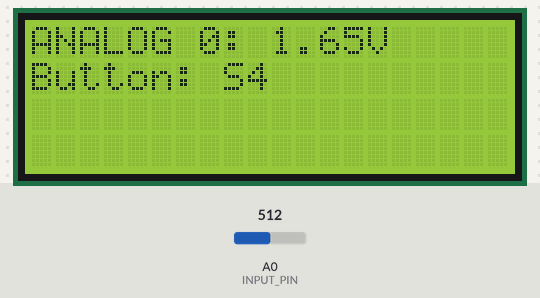
Simulated run of this sketch. Board: Arduino Uno, built with avr-gcc and run on an emulated ATmega328P. Shown: 20×4 character LCD. The inputs (shaded band) are chosen by the test bench; at power-on: A0 (INPUT_PIN) = 512.

Above: at 1.2 s.
1.3 s: A0 (INPUT_PIN) set to 490
At 2.2 s:
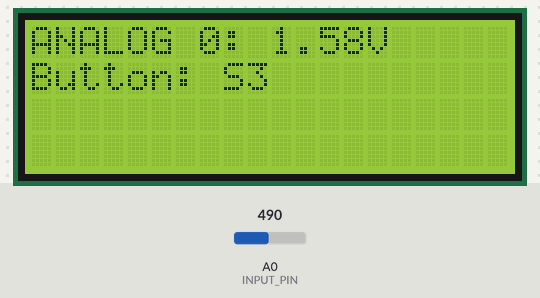
3.0 s: A0 (INPUT_PIN) set to 510
At 3.17 s:
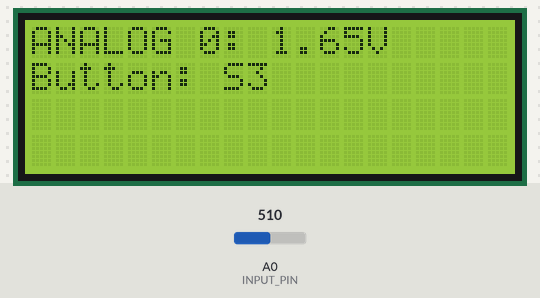
4.7 s: A0 (INPUT_PIN) set to 306
At 5.7 s:
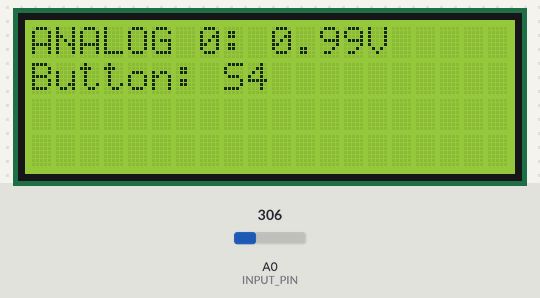
Timing chart, 0 to 7.7 s (numbered marks = the images above; inputs shaded):
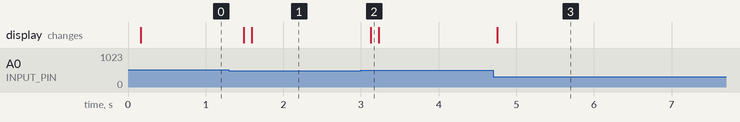

The sketch:

aufgabe_5.ino
```cpp
// Include LCD functions:
#include <LiquidCrystal.h>

// LCD Connection
#define R_S 8
#define E   9
#define DB4 10
#define DB5 11
#define DB6 12
#define DB7 13

// LCD Defines
#define NUM_CHAR 20
#define NUM_LINES 4

// Global variables
#define INPUT_PIN A0
#define REFERENCE_VOLTAGE 3.3

// Define the LCD screen
LiquidCrystal lcd(R_S, E, DB4, DB5, DB6, DB7);

void setup(){
  // LCD has 4 lines with 20 chars
  lcd.begin(NUM_CHAR, NUM_LINES);
}

void loop(){

  lcd.setCursor(0, 0);
  lcd.print("ANALOG 0: ");
  int input_val = analogRead(INPUT_PIN);
  float voltage = input_val*REFERENCE_VOLTAGE/1023.00;
  lcd.print(voltage);
  lcd.print("V");

  delay(100);

  lcd.setCursor(0,1);
  lcd.print("Button: ");
  // If we ask the input_val every time again, it might be possible change at a false time
  // Also we save computing time, when just asking for the input_val one time
  if (input_val <= 50 && input_val >= 0){lcd.print("S1");}
  if (input_val <= 1023 && input_val >= 1000){lcd.print("S-");}
  if (input_val <= 250 && input_val >= 230){lcd.print("S2");}
  if (input_val <= 500 && input_val >= 310){lcd.print("S3");}
  if (input_val <= 700 && input_val >= 510){lcd.print("S4");}
  if (input_val <= 900 && input_val >= 710){lcd.print("S5");}

  delay(100);
  // NOTE: If you update only parts of the screen, don't use lcd.clear.
  // Set the cursor to the line and column to be updated and override existing chars.
}
```

Measured:
- after the input at 1.3 s, the display: first changes after 0.19 s (image 1 shows a later state)
- after the input at 3.0 s, the display: changes after 0.13 s (image 2)
- after the input at 4.7 s, the display: changes after 0.06 s (image 3)
